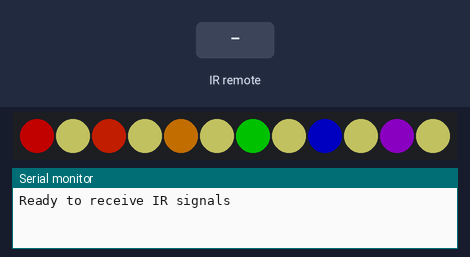
The sketch below on a simulated Arduino Uno, built with avr-gcc and run on an emulated ATmega328P. Shown: 12 RGB LEDs in strip order, left to right, the last lines printed to the serial monitor. Inputs (shaded band) come from the test bench. Dim RGB values are drawn brighter than linear.

Above: at 1.2 s.
1.3 s: infrared code 0x1010101A received
At 2.5 s:
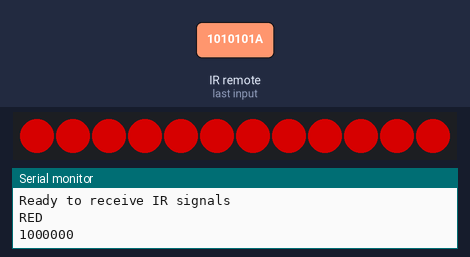
2.8 s: infrared code 0x1020202A received
Timing chart, 0 to 5.8 s (numbered marks = the images above; inputs shaded):
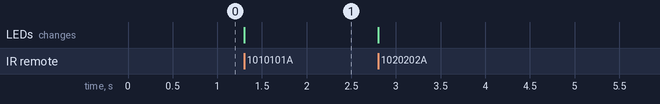

The sketch:

BaseStations.ino
```cpp
///////////////////////////////////////////////////////////////////////// PIXEL SETUP
#include "FastLED.h"
#define NUM_LEDS 12
#define DATA_PIN 3
CRGB leds[NUM_LEDS]; // Define the array of leds

#define COL_RED			0xFF0000
#define COL_ORANGE	0xFF2800
#define COL_YELLOW	0xFF8F00
#define COL_GREEN		0x00FF00
#define COL_BLUE		0x0000FF
#define COL_PURPLE	0xB600FF
#define COL_WHITE		0xFFFF7F
#define COL_BLACK		0x000000


#define NUM_FLAGS 7
bool flagsPresent[NUM_FLAGS] = {0,0,0,0,0,0,0};

#define TEAM_RED 			0
#define TEAM_ORANGE 	1
#define TEAM_YELLOW		2
#define TEAM_GREEN		3
#define TEAM_BLUE			4
#define TEAM_PURPLE		5
#define TEAM_WHITE		6


uint32_t flagCols[NUM_FLAGS] = {COL_RED, COL_ORANGE, COL_YELLOW, COL_GREEN, COL_BLUE, COL_PURPLE, COL_WHITE};


///////////////////////////////////////////////////////////////////////// IR SETUP
#include <IRLibDecodeBase.h> // First include the decode base
#include <IRLib_P01_NEC.h>   // Now include only the protocols you wish
#include <IRLibCombo.h>     // After all protocols, include this

#include <IRLibRecvPCI.h>

IRrecvPCI myReceiver(2); //create receiver and pass pin number
IRdecode myDecoder;   //create decoder


#define IRCODE_RED			0x1010101A
#define IRCODE_ORANGE		0x1020202A
#define IRCODE_YELLOW		0x1040404A
#define IRCODE_GREEN		0x1080808A
#define IRCODE_BLUE			0x1101010A
#define IRCODE_PURPLE		0x1202020A
#define IRCODE_WHITE		0x1404040A


void setup()
{
	Serial.begin(9600);
	// delay(2000); while (!Serial); //delay for Leonardo
	myReceiver.enableIRIn(); // Start the receiver
	Serial.println(F("Ready to receive IR signals"));

	FastLED.addLeds<WS2812B, DATA_PIN, GRB>(leds, NUM_LEDS);
	FastLED.setMaxPowerInVoltsAndMilliamps(5,120);

	for (int i = 0; i < NUM_LEDS; ++i)
		leds[i] = COL_WHITE;

	leds[0] = flagCols[TEAM_RED];
	leds[2] = flagCols[TEAM_ORANGE];
	leds[4] = flagCols[TEAM_YELLOW];
	leds[6] = flagCols[TEAM_GREEN];
	leds[8] = flagCols[TEAM_BLUE];
	leds[10] = flagCols[TEAM_PURPLE];

	FastLED.show();
}

void loop()
{
	//Continue looping until you get a complete signal received
	if (myReceiver.getResults())
	{
		myDecoder.decode();           //Decode it
		// myDecoder.dumpResults(true);  //Now print results. Use false for less detail

		switch(myDecoder.value)
		{
			case IRCODE_RED:
				Serial.println(F("RED"));
				flagsPresent[TEAM_RED] = 1;
				break;
			case IRCODE_ORANGE:
				Serial.println(F("ORANGE"));
				flagsPresent[TEAM_ORANGE] = 1;
				break;
			case IRCODE_YELLOW:
				Serial.println(F("YELLOW"));
				flagsPresent[TEAM_YELLOW] = 1;
				break;
			case IRCODE_GREEN:
				Serial.println(F("GREEN"));
				flagsPresent[TEAM_GREEN] = 1;
				break;
			case IRCODE_BLUE:
				Serial.println(F("BLUE"));
				flagsPresent[TEAM_BLUE] = 1;
				break;
			case IRCODE_PURPLE:
				Serial.println(F("PURPLE"));
				flagsPresent[TEAM_PURPLE] = 1;
				break;
			case IRCODE_WHITE:
				Serial.println(F("WHITE"));
				flagsPresent[TEAM_WHITE] = 1;
				break;
			default:
				break;
		}


		for (int i = 0; i < NUM_FLAGS; ++i)
			Serial.print(flagsPresent[i]);
		Serial.println(F(" "));

		setPixelCols();


		myReceiver.enableIRIn();      //Restart receiver
	}
}

void setPixelCols()
{
	unsigned int parts = 0;
	bool dodgyFive = false;

	for (int i = 0; i < NUM_FLAGS; ++i)
		parts += flagsPresent[i];

	if (parts == 5)
	{
		dodgyFive = true;
		parts++;
	}


	for (int x = 0; x < parts; ++x)
	{
		for (int y = 0; y < NUM_LEDS/parts; ++y)
		{
			if (dodgyFive & x == 5)
				leds[y+x*(NUM_LEDS/parts)] = COL_BLACK;
			else
				leds[y+x*(NUM_LEDS/parts)] = flagCols[getFlagCol(x)];
		}
	}

	FastLED.show();
	return;
}

unsigned int getFlagCol(unsigned int position)
{
	unsigned int count = 0;
	for (int i = 0; i < NUM_FLAGS; ++i)
	{
		if (flagsPresent[i] == 1)
		{

			if (count == position)
				return i;

			count++;
		}
	}

	return TEAM_WHITE;
}
```

Measured:
- after the input at 1.3 s, the LEDs: change at once (image 1)
